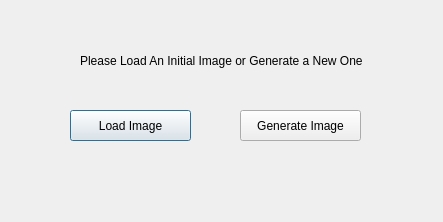
<?xml version="1.0" encoding="UTF-8"?>
<ui version="4.0">
 <class>Dialog</class>
 <widget class="QDialog" name="Dialog">
  <property name="geometry">
   <rect>
    <x>0</x>
    <y>0</y>
    <width>443</width>
    <height>222</height>
   </rect>
  </property>
  <property name="windowTitle">
   <string>Image Selection</string>
  </property>
  <widget class="QLabel" name="label">
   <property name="geometry">
    <rect>
     <x>80</x>
     <y>20</y>
     <width>321</width>
     <height>81</height>
    </rect>
   </property>
   <property name="text">
    <string>Please Load An Initial Image or Generate a New One</string>
   </property>
  </widget>
  <widget class="QPushButton" name="pushButton">
   <property name="geometry">
    <rect>
     <x>70</x>
     <y>110</y>
     <width>121</width>
     <height>31</height>
    </rect>
   </property>
   <property name="text">
    <string>Load Image</string>
   </property>
  </widget>
  <widget class="QPushButton" name="pushButton_2">
   <property name="geometry">
    <rect>
     <x>240</x>
     <y>110</y>
     <width>121</width>
     <height>31</height>
    </rect>
   </property>
   <property name="text">
    <string>Generate Image</string>
   </property>
  </widget>
 </widget>
 <resources/>
 <connections/>
</ui>
